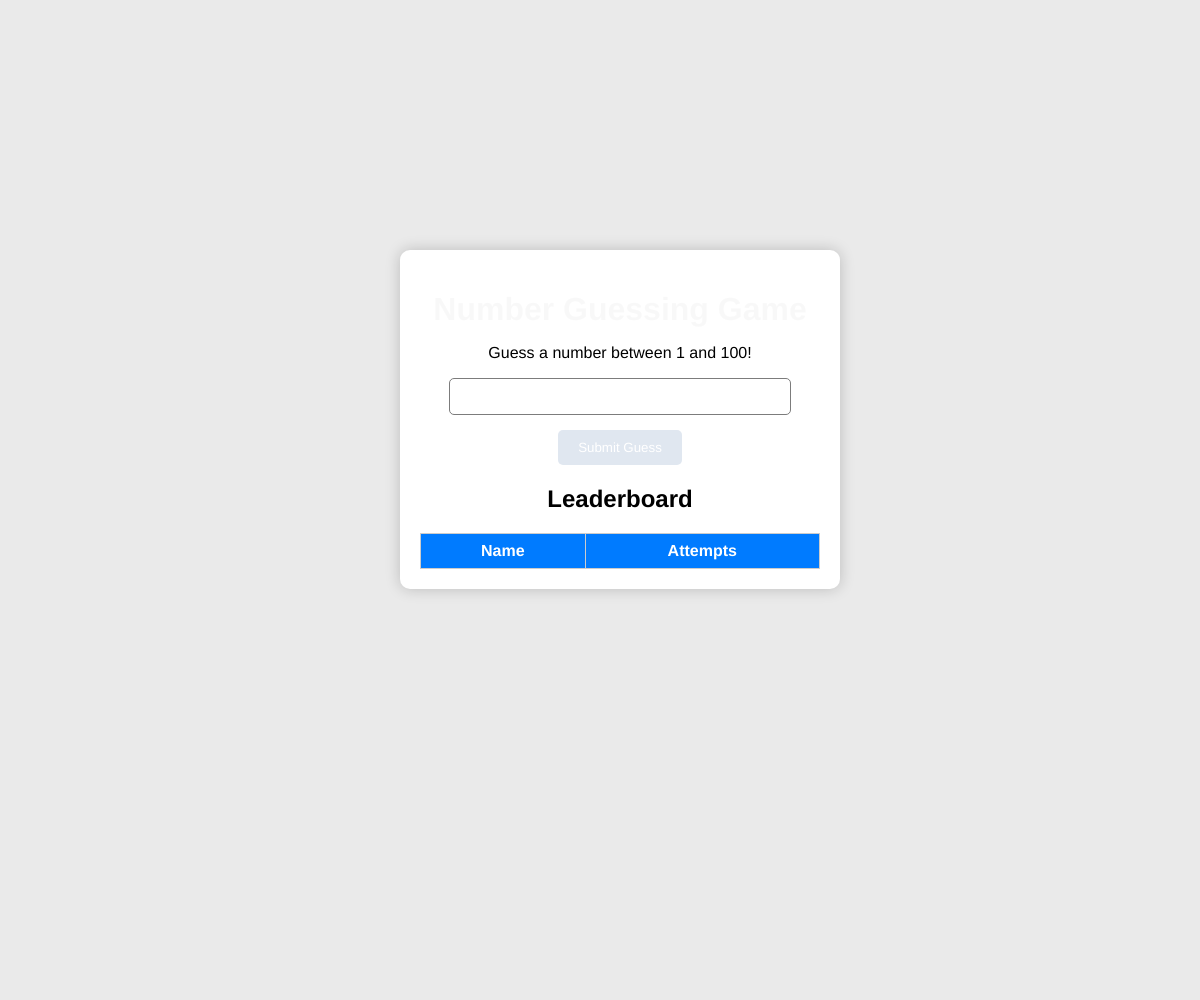
Frame 1 (no input)
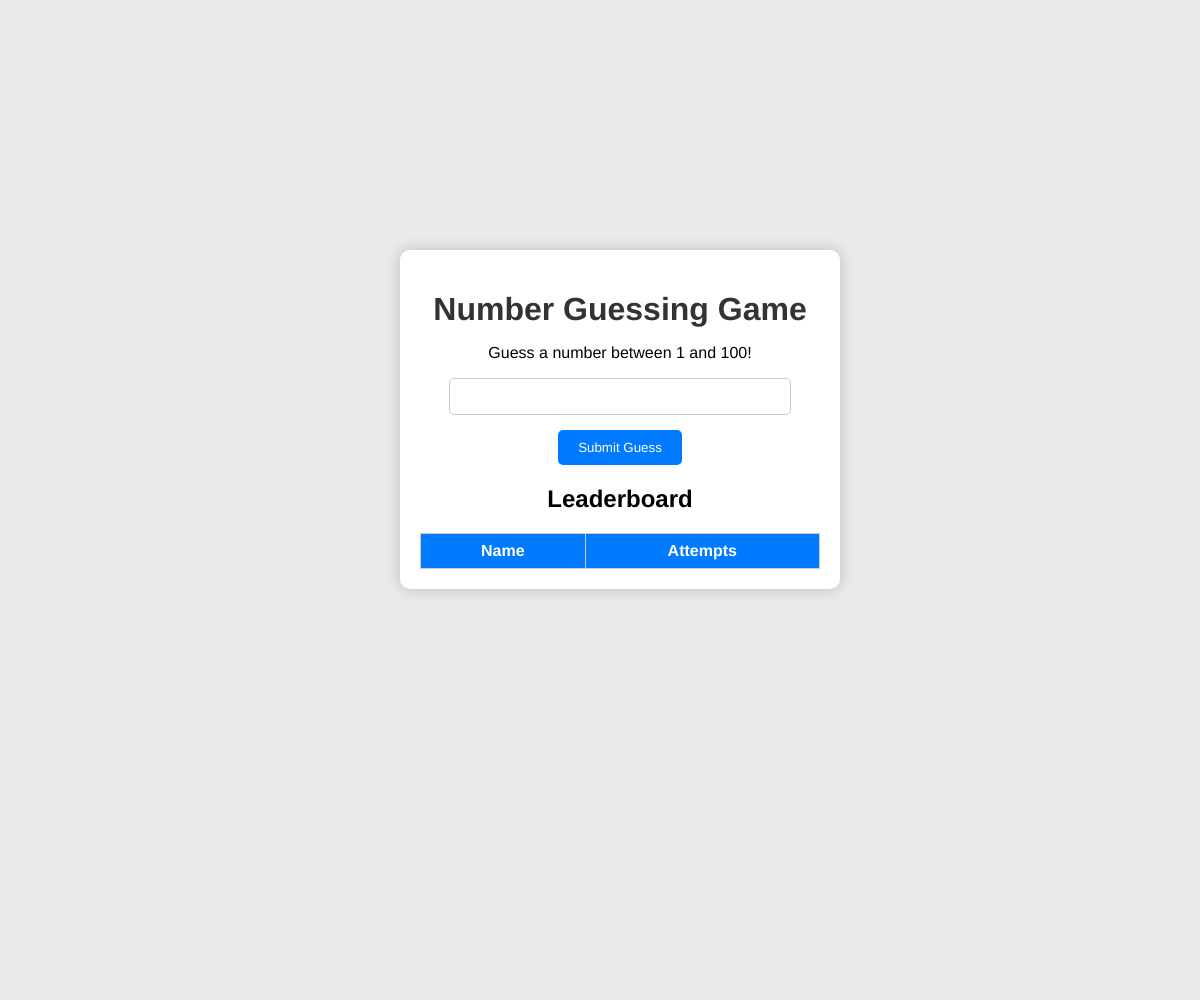
Frame 60 (no input)
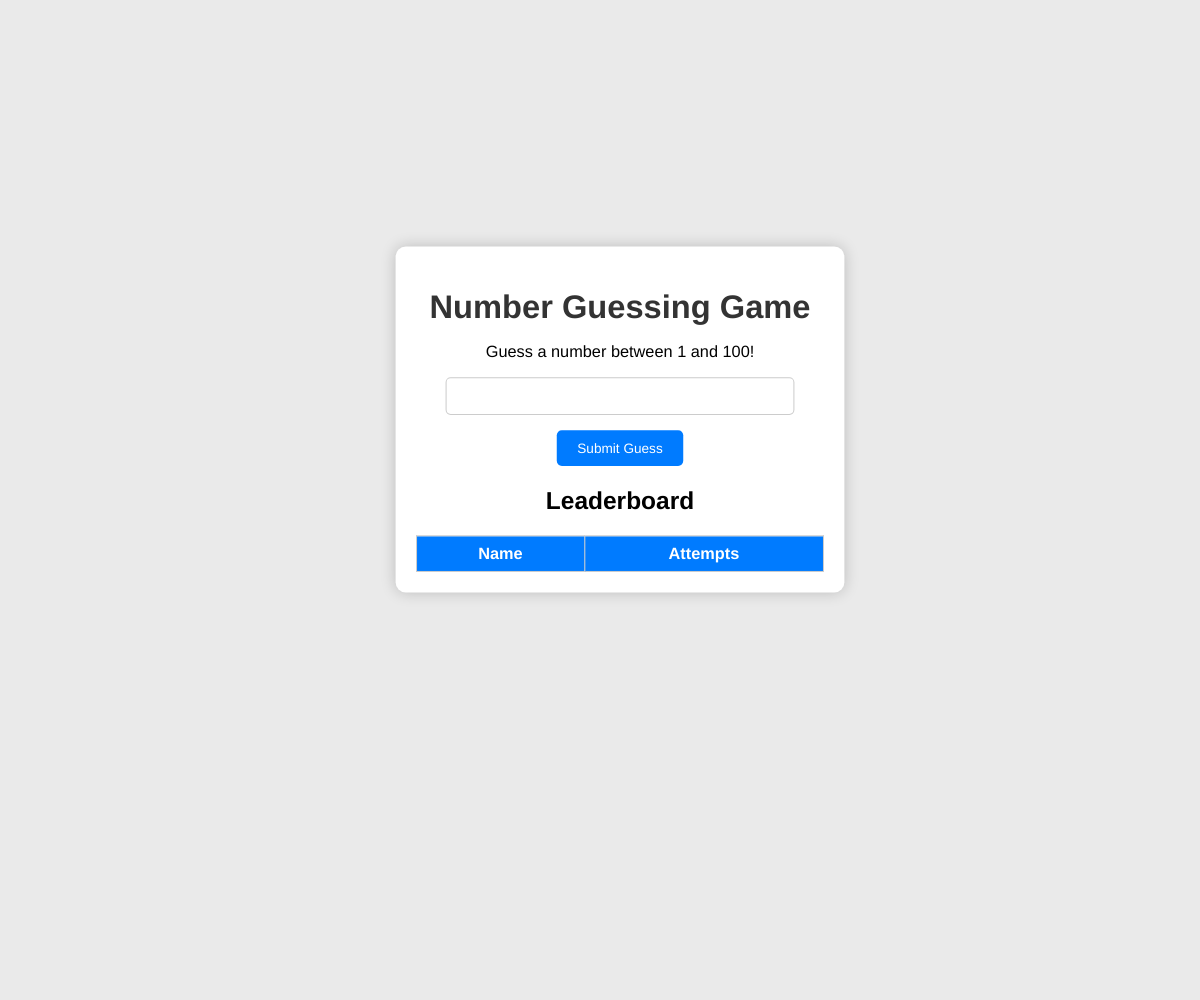
Frame 120 (the mouse pressed at the canvas centre since frame 60)

The p5.js sketch that drew these frames (run headless with seeded random() and noise() and a simulated clock; from frame 60 on, the mouse is pressed at the canvas centre):

// p5.js sketch
// ── sketch.js
let attempts = 0;
let randomNumber;
let leaderboard = [];
let messageP, guessInput, leaderboardTable;
let balls = []; // Array to hold the balls for celebration animation

function setup() {
    createCanvas(windowWidth, windowHeight); // Create a full-window canvas
    background(234, 234, 234); // Set a light gray background

    // Create a container for the game
    let container = createDiv().class('container');
    container.position(windowWidth / 2 - 200, windowHeight / 2 - 250); // Center the container

    createElement('h1', 'Number Guessing Game').parent(container);
    createP('Guess a number between 1 and 100!').parent(container);

    guessInput = createInput('').attribute('type', 'number').attribute('min', '1').attribute('max', '100').class('guess-input');
    guessInput.parent(container);

    createButton('Submit Guess').mousePressed(submitGuess).class('submit-button').parent(container);

    messageP = createP('').parent(container);

    createElement('h2', 'Leaderboard').parent(container);

    // Create table structure
    leaderboardTable = createElement('table').parent(container).class('leaderboard-table');
    let tableHead = createElement('thead').parent(leaderboardTable);
    let headerRow = createElement('tr').parent(tableHead);
    createElement('th', 'Name').parent(headerRow);
    createElement('th', 'Attempts').parent(headerRow);
    createElement('tbody').parent(leaderboardTable);

    resetGame(); // Initialize the game

    // Add CSS styles directly in JavaScript
    addStyles();
}

function addStyles() {
    let style = createElement('style');
    style.html(`
        body {
            font-family: Arial, sans-serif;
            background-color: #eaeaea; /* Light gray background */
            display: flex;
            justify-content: center;
            align-items: center;
            height: 100vh;
            margin: 0;
        }

        .container {
            background-color: white;
            padding: 20px;
            border-radius: 10px;
            box-shadow: 0 0 15px rgba(0, 0, 0, 0.2);
            text-align: center;
            max-width: 400px;
            width: 100%;
            transition: transform 0.3s;
            position: relative; /* Position relative for absolute elements */
        }

        .container:hover {
            transform: scale(1.02); /* Scale effect on hover */
        }

        h1 {
            margin-bottom: 15px;
            color: #333;
            animation: fadeIn 0.5s;
        }

        @keyframes fadeIn {
            from { opacity: 0; }
            to { opacity: 1; }
        }

        .guess-input {
            padding: 10px;
            width: 80%;
            border-radius: 5px;
            border: 1px solid #ccc;
            margin-bottom: 15px;
            transition: border-color 0.3s;
        }

        .guess-input:focus {
            border-color: #007bff; /* Blue border on focus */
        }

        .submit-button {
            padding: 10px 20px;
            background-color: #007bff;
            color: white;
            border: none;
            border-radius: 5px;
            cursor: pointer;
            transition: background-color 0.3s, transform 0.3s;
        }

        .submit-button:hover {
            background-color: #0056b3;
            transform: scale(1.05); /* Slight scale on hover */
        }

        .message {
            margin: 15px 0;
            font-weight: bold;
            animation: fadeIn 0.5s;
        }

        .leaderboard-title {
            margin-top: 30px;
            color: #333;
            animation: fadeIn 0.5s;
        }

        .leaderboard-table {
            width: 100%;
            border-collapse: collapse;
            margin-top: 20px;
        }

        .leaderboard-table th, .leaderboard-table td {
            border: 1px solid #ccc;
            padding: 8px;
            text-align: center;
        }

        thead {
            background-color: #007bff;
            color: white;
        }

        tbody tr:nth-child(even) {
            background-color: #f9f9f9;
        }
    `);
    style.parent(document.head);
}

function submitGuess() {
    const guess = parseInt(guessInput.value());
    attempts++;

    if (guess < randomNumber) {
        messageP.html("Too low!");
    } else if (guess > randomNumber) {
        messageP.html("Too high!");
    } else {
        // Correct guess
        const playerName = prompt("Enter your name:");
        messageP.html(`Correct! ${playerName}, you guessed the number in ${attempts} attempts!`);
        addToLeaderboard(playerName, attempts);
        displayLeaderboard();
        createCelebrationBalls(); // Trigger celebration animation
        resetGame();
    }

    // Check if the guess is within 2 of the target number
    if (Math.abs(guess - randomNumber) <= 2 && guess !== randomNumber) {
        messageP.html(messageP.html() + " You're very close!");
    }
}

function createCelebrationBalls() {
    for (let i = 0; i < 10; i++) {
        balls.push(new CelebrationBall(random(width), 0)); // Start balls from random positions at the top
    }
}

function addToLeaderboard(name, attempts) {
    leaderboard.push({ name, attempts });
    leaderboard.sort((a, b) => a.attempts - b.attempts); // Sort by least attempts
}

function displayLeaderboard() {
    const tbody = select('tbody');
    tbody.html(''); // Clear previous leaderboard

    leaderboard.forEach(player => {
        const row = createElement('tr').parent(tbody);
        createElement('td', player.name).parent(row);
        createElement('td', player.attempts).parent(row);
    });
}

function resetGame() {
    attempts = 0;
    randomNumber = Math.floor(Math.random() * 100) + 1;
    guessInput.value('');
    messageP.html('');
}

// CelebrationBall class for animation
class CelebrationBall {
    constructor(x, y) {
        this.x = x;
        this.y = y;
        this.size = random(20, 50); // Random size for the ball
        this.color = color(random(255), random(255), random(255)); // Random color
        this.speed = random(2, 5); // Random falling speed
    }

    update() {
        this.y += this.speed; // Move down
    }

    show() {
        fill(this.color);
        noStroke();
        ellipse(this.x, this.y, this.size);
    }
}

function draw() {
    background(234, 234, 234); // Redraw background each frame

    // Update and show celebration balls
    for (let i = balls.length - 1; i >= 0; i--) {
        balls[i].update();
        balls[i].show();

        // Remove balls that have fallen off the screen
        if (balls[i].y > height) {
            balls.splice(i, 1);
        }
    }
}
